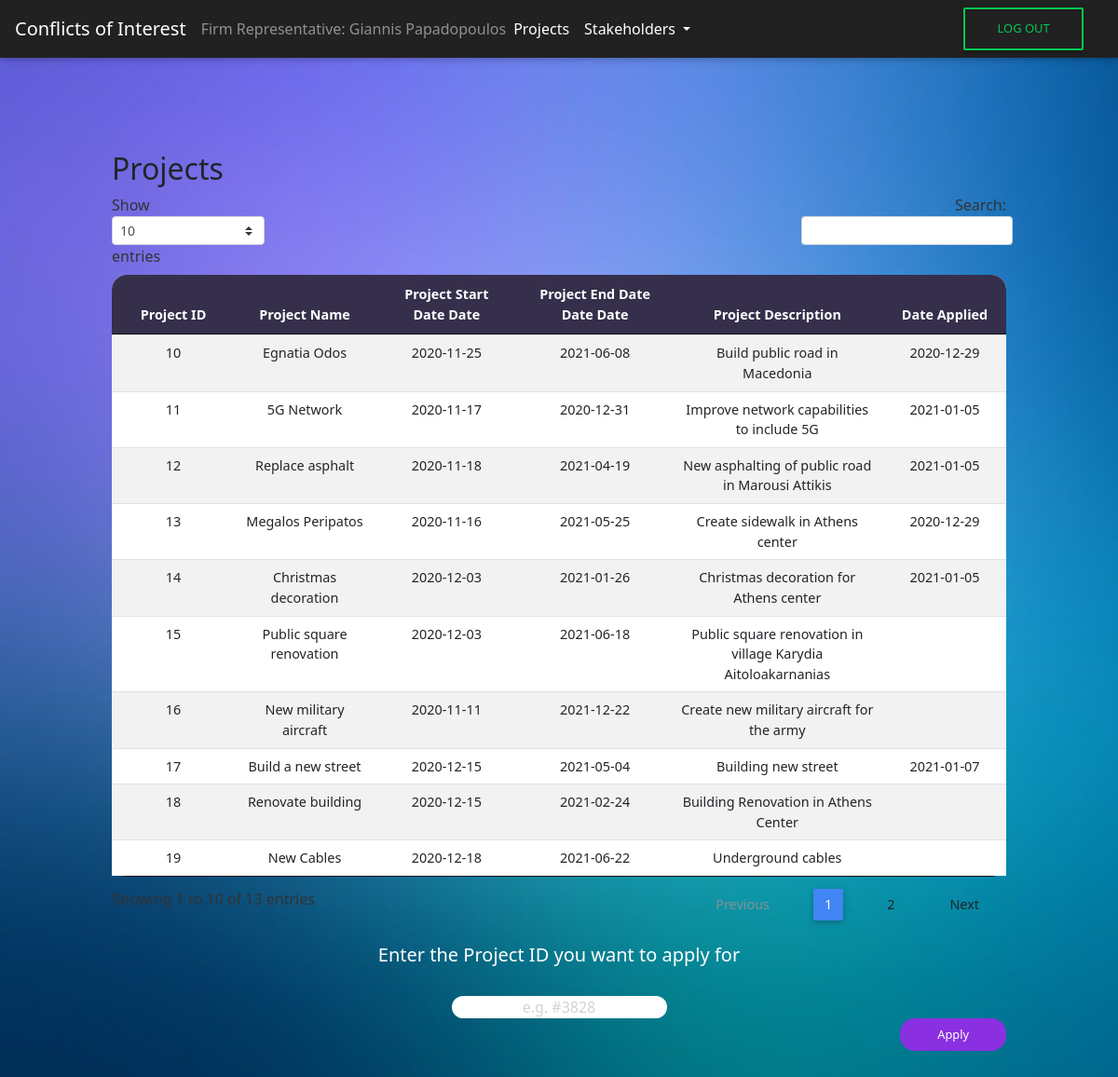
/CoI/projects_FR.php (signed in), run on the app's committed database.
### tables this page shows
CREATE TABLE `firms_projects` (
  `firm_id` int(9) NOT NULL COMMENT '9',
  `project_id` int(9) NOT NULL,
  `date_applied` date NOT NULL DEFAULT current_timestamp()
);

CREATE TABLE `projects` (
  `project_id` int(12) NOT NULL,
  `project_name` varchar(255) NOT NULL,
  `project_start_date` date NOT NULL,
  `project_end_date` date NOT NULL,
  `project_desc` varchar(1000) NOT NULL CHECK (`project_start_date` < `project_end_date` and `project_start_date` > '2019-01-01')
);

### CoI/projects_FR.php (the view, shortened to what this page needs)
<?php
include('header.php');
include('connect.php');
include('navbar_FR.php');
$fr_AFM = $_SESSION["AFM"];
$sql = "SELECT * FROM users INNER JOIN firm_representatives ON users.AFM = firm_representatives.fr_AFM where fr_AFM = $fr_AFM";
$result = $conn->query($sql);
$firm_id = "";
while ($rows = $result->fetch_assoc()) {
  $firm_id = $rows['firm_id'];
}
?>
<div id="View All Projects" class="tabcontent" id="defaultOpen">
  <div class="wrapper-table">
    <div class="page-header clearfix">
      <h2 class="pull-left">Projects</h2>
    </div>
    <?php
    $sql2 = "SELECT projects.project_id, projects.project_name, projects.project_start_date, projects.project_end_date, projects.project_desc, firms_projects.date_applied FROM projects LEFT JOIN firms_projects ON projects.project_id = firms_projects.project_id AND firms_projects.firm_id = $firm_id";
    if ($result = mysqli_query($conn, $sql2)) {
      if (mysqli_num_rows($result) > 0) {
        echo  "<table id='projects' class='table table-striped table-sm project-table' cellspacing='0' width='100%'>";
        echo "<thead>";
        echo "<tr>";
        echo "<th class='th-sm' id ='th-first' >Project ID</th>";
        echo "<th class='th-sm'>Project Name</th>";
        echo "<th class='th-sm'>Project Start Date Date</th>";
        echo "<th class='th-sm'>Project End Date Date Date</th>";
        echo "<th class='th-sm'>Project Description</th>";
        echo "<th class='th-sm' id='th-last'>Date Applied</th>";
        echo "</tr>";
        echo "</thead>";
        echo "<tbody>";
        while ($row = mysqli_fetch_array($result)) {
          echo "<tr>";
          echo "<td>" . $row['project_id'] . "</td>";
          echo "<td>" . $row['project_name'] . "</td>";
          echo "<td>" . $row['project_start_date'] . "</td>";
          echo "<td>" . $row['project_end_date'] . "</td>";
          echo "<td>" . $row['project_desc'] . "</td>";
          echo "<td>" . $row['date_applied'] . "</td>";
          echo "</tr>";
        }
        echo "</table>";
      } else {
        echo "<p class='lead'><em>No records were found.</em></p>";
      }
    } else {
      echo "ERROR: Could not execute $sql2. " . mysqli_error($conn);
    }
    echo "<center>";
    echo "<form method='post'>";
    echo "<h5 style='color:white'>Enter the Project ID you want to apply for</h5>";
    echo "<br>";
    echo "<input type='text' placeholder='e.g. #3828' name='idInput' class='idInput' required>";
    echo "</center>";
    echo "<input type='submit' value='Apply' name='apply' class='submit-button'>";
    ?>
  </div>
</div>
<?php include('footer.php') ?>
</body>
</html>

### CoI/css/style.css (style rules this page uses)
html, * { padding: 0px; margin: 0px; font-family: Segoe UI; }
body { height: 100%; font-family: Segoe UI; }
body { background-image: url("../assets/Background.png"); background-size: cover; background-repeat: no-repeat; background-attachment: fixed; }
.wrapper-table { margin-top: 100px; margin-bottom: 100px; width: 80%; margin-left: auto; margin-right: auto; }
.project-table { border-radius: 1rem; background-color: white; text-align: center; }
th { background-color: #362F4B; border-color: black; color: white; }
#th-first { border-radius: 16px 0px 0px 0px; }
#th-last { border-radius: 0px 16px 0px 0px; }
.idInput { border-radius: 1rem; border-color: white; border-width: 0; text-align: center; }
::placeholder { color: lightgray; }
.submit-button { border-radius: 1rem; border-width: 0; text-align: center; float: right; color: white; background-color: #8A30E1; padding: 8px; padding-right: 40px; padding-left: 40px; font-size: 80%; }

### data on the page
firms_projects: project.project_id "10", project.project_name "Egnatia Odos", project.project_start_date "2020-11-25", project.project_end_date "2021-06-08", project.project_desc "Build public road in Macedonia", date_applied "2020-12-29"
firms_projects: project.project_id "11", project.project_name "5G Network", project.project_start_date "2020-11-17", project.project_end_date "2020-12-31", project.project_desc "Improve network capabilities to include 5G", date_applied "2021-01-05"
firms_projects: project.project_id "12", project.project_name "Replace asphalt", project.project_start_date "2020-11-18", project.project_end_date "2021-04-19", project.project_desc "New asphalting of public road in Marousi Attikis", date_applied "2021-01-05"
firms_projects: project.project_id "13", project.project_name "Megalos Peripatos", project.project_start_date "2020-11-16", project.project_end_date "2021-05-25", project.project_desc "Create sidewalk in Athens center", date_applied "2020-12-29"
firms_projects: project.project_id "14", project.project_name "Christmas decoration", project.project_start_date "2020-12-03", project.project_end_date "2021-01-26", project.project_desc "Christmas decoration for Athens center", date_applied "2021-01-05"
projects: project_id "15", project_name "Public square renovation", project_start_date "2020-12-03", project_end_date "2021-06-18", project_desc "Public square renovation in village Karydia Aitoloakarnanias"
projects: project_id "16", project_name "New military aircraft", project_start_date "2020-11-11", project_end_date "2021-12-22", project_desc "Create new military aircraft for the army"
firms_projects: project.project_id "17", project.project_name "Build a new street", project.project_start_date "2020-12-15", project.project_end_date "2021-05-04", project.project_desc "Building new street", date_applied "2021-01-07"
projects: project_id "18", project_name "Renovate building", project_start_date "2020-12-15", project_end_date "2021-02-24", project_desc "Building Renovation in Athens Center"
projects: project_id "19", project_name "New Cables", project_start_date "2020-12-18", project_end_date "2021-06-22", project_desc "Underground cables"

### other printed values
$_SESSION["name"] "Giannis Papadopoulos"
